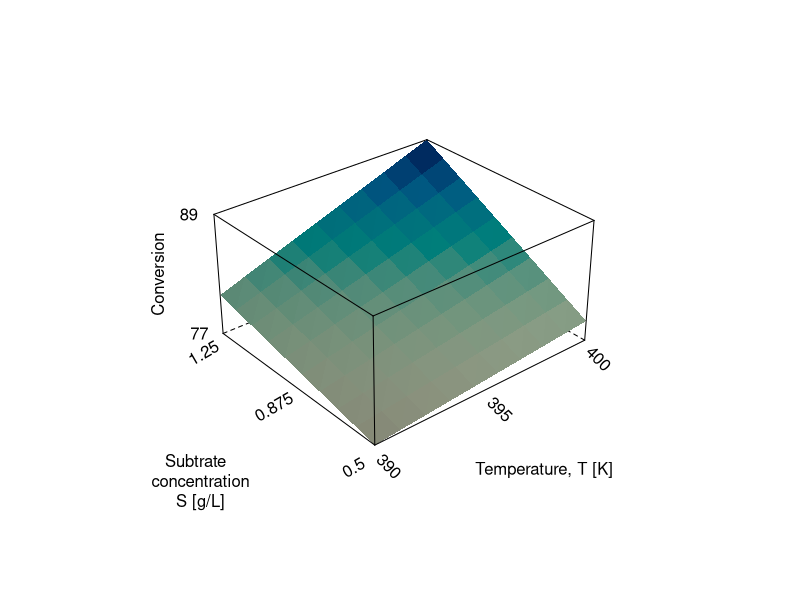
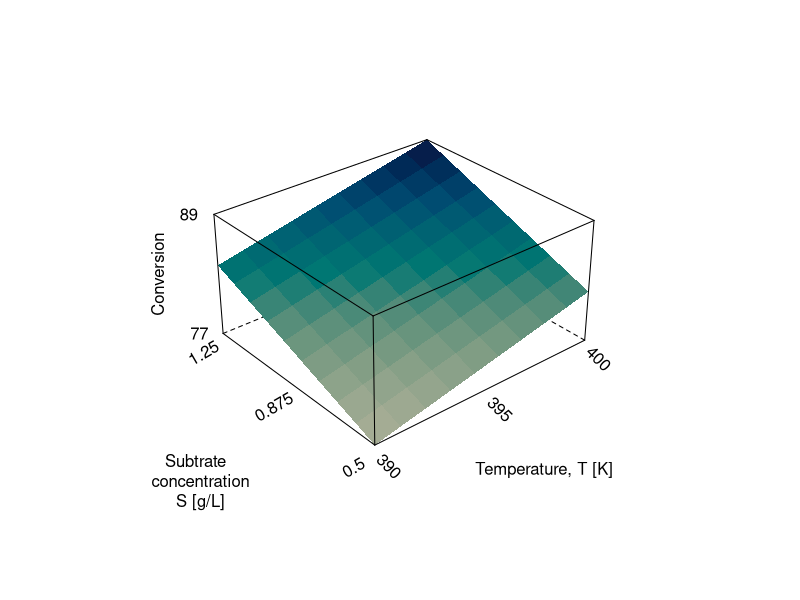

These figures' R source, in order:

surface <- function(x1,x2){
    x1off = 360
    x1scale = 20
    x1s = (x1 - x1off)/x1scale
    
    x2off = 0
    x2scale = 1
    x2s = (x2 - x2off)/x2scale
    
    z = 30*x1s + 16*x2s- 10*x1s^2 - 20*x2s^2 +16*x1s*x2s + 40.1
}
surface.linear <- function(x1,x2){
    x1off = 395
    x1scale = 5
    x1s = (x1 - x1off)/x1scale
    
    x2off = (1.25+0.5)/2
    x2scale = (1.25-0.5)/2
    x2s = (x2 - x2off)/x2scale
    
    z = 2.5*x1s + 3.5*x2s + 81.5 + 1.5*x1s*x2s 
}

surface.linear.no.interaction <- function(x1,x2){
    x1off = 395
    x1scale = 5
    x1s = (x1 - x1off)/x1scale
    
    x2off = (1.25+0.5)/2
    x2scale = (1.25-0.5)/2
    x2s = (x2 - x2off)/x2scale
    
    z = 2.5*x1s + 3.5*x2s + 81.5 + 1.5
}


Xoff = 360     # offset for X
Xscale = 20.0

N = 10 # resolution of surface
xlo = 390
xhi = 400
xmid = 395
ylo = 0.5
yhi = 1.25
ymid = (1.25+0.5)/2

x1 <- seq(xlo, xhi,length=N)
x2 <- seq(ylo , yhi, length=N)
g.linear <- expand.grid(x1=x1, x2=x2)
g.linear$y <- surface.linear(g.linear$x1, g.linear$x2)

g.linear.no.interaction <- expand.grid(x1=x1, x2=x2)
g.linear.no.interaction$y <- surface.linear.no.interaction(g.linear.no.interaction$x1, g.linear.no.interaction$x2)

xlabels = c(xlo, xhi, xmid)
ylabels = c(ylo, yhi, ymid)
zmin = floor(surface(xlo,ylo))
zmax = floor(surface(xhi,yhi)) + 1
zmax
zlabels = c(zmin, 61, zmax)
g.linear.no.interaction$y[which.max(g.linear.no.interaction$y)] = zmax
g.linear$y[which.max(g.linear$y)] = zmax

library(lattice)
png(file="factorial-two-level-surface-with-interaction-slides.png", height = 1500, width = 1200, res=300, bg="transparent")
par.set <-  list(axis.line = list(col = "transparent"), clip = list(panel = "off"))
print(wireframe(y ~ x1*x2,
        data = g.linear,
        shade=TRUE,
        scales=list(arrows=FALSE,
                    distance=c(2,2.5,1),
                    rot=c(0),
                    x=list(draw=TRUE, at=xlabels, labels=as.character(xlabels), cex=1, rot=-45),
                    y=list(draw=TRUE, at=ylabels, labels=as.character(ylabels), cex=1, rot=30),
                    z=list(draw=TRUE, at=zlabels, labels=as.character(zlabels), cex=1)
                    ),
        aspect = c(0.9, 0.5),  # y/x and z/x
        par.settings = par.set,
        xlab="Temperature, T [K]",
        ylab=paste("Subtrate \n concentration\n S [g/L]"),
        zlab=list("Conversion", rot=90),
        alpha.regions = 0.2,
        #screen = list(z = 0, x = 45, y =45),
        )
)
dev.off()

png(file="factorial-two-level-surface-without-interaction-slides.png", height = 1500, width = 1200, res=300, bg="transparent")
par.set <-  list(axis.line = list(col = "transparent"), clip = list(panel = "off"))
print(wireframe(y ~ x1*x2,
        data = g.linear.no.interaction,
        shade=TRUE,
        scales=list(arrows=FALSE,
                    distance=c(2,2.5,1),
                    rot=c(0),
                    x=list(draw=TRUE, at=xlabels, labels=as.character(xlabels), cex=1, rot=-45),
                    y=list(draw=TRUE, at=ylabels, labels=as.character(ylabels), cex=1, rot=30),
                    z=list(draw=TRUE, at=zlabels, labels=as.character(zlabels), cex=1)
                    ),
        aspect = c(0.9, 0.5),  # y/x and z/x
        par.settings = par.set,
        xlab="Temperature, T [K]",
        ylab=paste("Subtrate \n concentration\n S [g/L]"),
        zlab=list("Conversion", rot=90),
        alpha.regions = 0.2,
        #screen = list(z = 0, x = 45, y =45),
        )
)